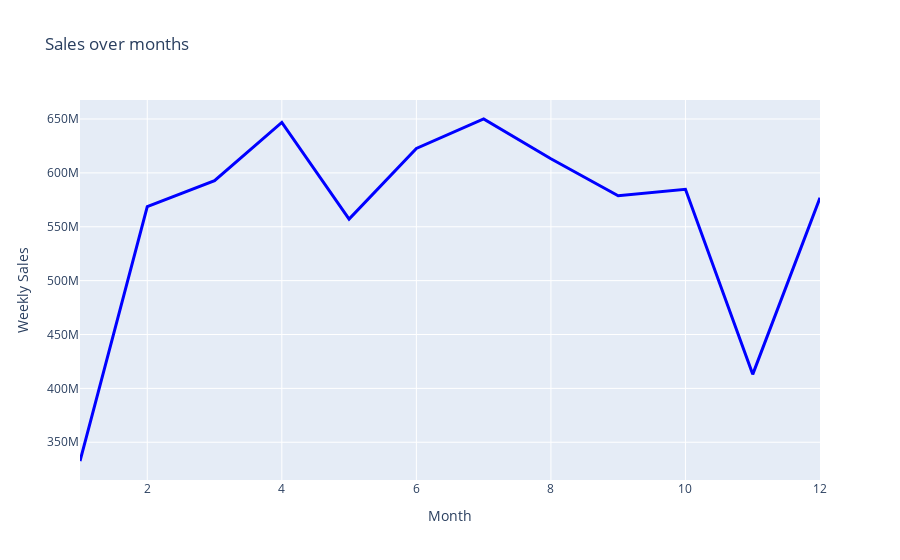

Notebook code cell kept with this figure:
### Markdown cell above
# Weekly sales over the months

### Code cell
df_months = data.groupby('Month').sum()

import plotly.express as px
fig = px.line( data_frame = df_months, x = df_months.index, y = 'Weekly_Sales', 
              labels = {'Weekly_Sales' : 'Weekly Sales', 'x' : 'Month' }, 
              title = 'Sales over months')
fig.update_traces(line_color='blue', line_width=3)

### Figure 1 — Plotly figure (JSON) as saved in the notebook; plotly's stock layout.template omitted (floating-point values rounded to 4 significant figures)
{"data": [{"hovertemplate": "Month=%{x}<br>Weekly Sales=%{y}<extra></extra>", "legendgroup": "", "line": {"color": "blue", "dash": "solid", "width": 3}, "marker": {"symbol": "circle"}, "mode": "lines", "name": "", "orientation": "v", "showlegend": false, "type": "scatter", "x": [1, 2, 3, 4, 5, 6, 7, 8, 9, 10, 11, 12], "xaxis": "x", "y": [332600000.0, 568700000.0, 592800000.0, 646900000.0, 557100000.0, 622600000.0, 650000000.0, 613100000.0, 578800000.0, 584800000.0, 413000000.0, 576800000.0], "yaxis": "y"}], "layout": {"legend": {"tracegroupgap": 0}, "title": {"text": "Sales over months"}, "xaxis": {"anchor": "y", "domain": [0, 1], "title": {"text": "Month"}}, "yaxis": {"anchor": "x", "domain": [0, 1], "title": {"text": "Weekly Sales"}}}}
